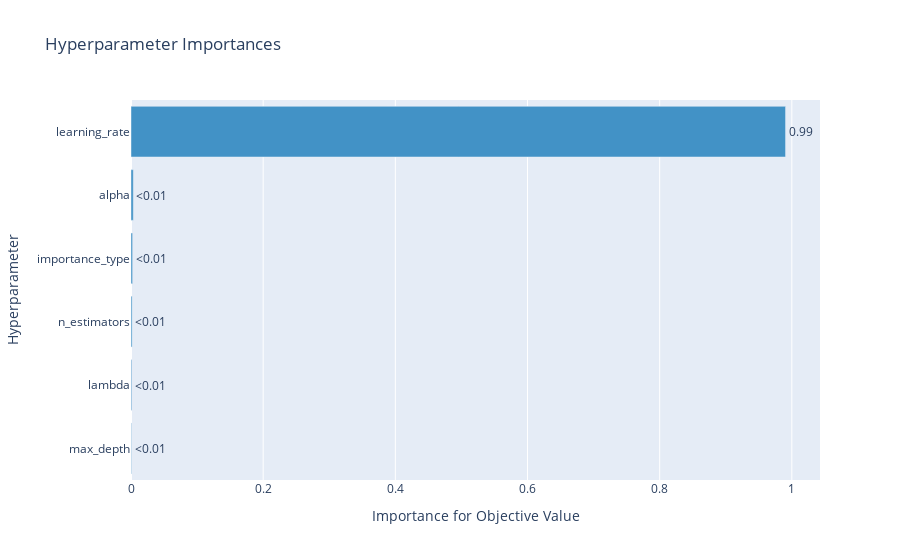

The notebook cell saved with this chart:
### Code cell
optuna.visualization.plot_param_importances(study)

### Figure 1 — Plotly figure (JSON) as saved in the notebook; plotly's stock layout.template omitted (floating-point values rounded to 4 significant figures)
{"data": [{"cliponaxis": false, "hovertemplate": ["max_depth (IntDistribution): 0.000781603509168072<extra></extra>", "lambda (FloatDistribution): 0.0012098666398178595<extra></extra>", "n_estimators (IntDistribution): 0.0016847262267938078<extra></extra>", "importance_type (CategoricalDistribution): 0.0024104458697917362<extra></extra>", "alpha (FloatDistribution): 0.003434226762790879<extra></extra>", "learning_rate (FloatDistribution): 0.9904791309916376<extra></extra>"], "marker": {"color": "rgb(66,146,198)"}, "orientation": "h", "text": ["<0.01", "<0.01", "<0.01", "<0.01", "<0.01", "0.99"], "textposition": "outside", "type": "bar", "x": [0.0007816, 0.00121, 0.001685, 0.00241, 0.003434, 0.9905], "y": ["max_depth", "lambda", "n_estimators", "importance_type", "alpha", "learning_rate"]}], "layout": {"showlegend": false, "title": {"text": "Hyperparameter Importances"}, "xaxis": {"title": {"text": "Importance for Objective Value"}}, "yaxis": {"title": {"text": "Hyperparameter"}}}}
